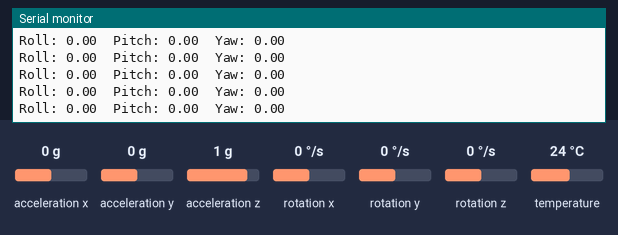
Bench run of a program on a simulated Raspberry Pi Pico. Shown: the last lines printed to the serial monitor. Inputs (shaded band) come from the test bench; at power-on: acceleration x 0 g, acceleration y 0 g, acceleration z 1 g, rotation x 0 °/s, rotation y 0 °/s, rotation z 0 °/s, temperature 24 °C.

Above: at 1.3 s.
1.4 s: acceleration x set to -1.4 g
At 2.5 s:
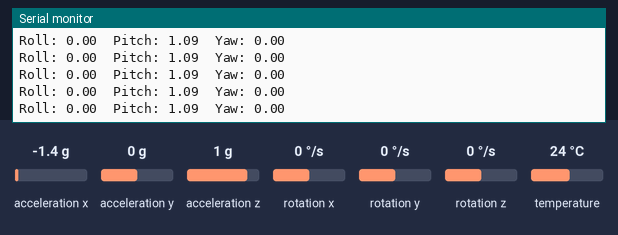
2.9 s: acceleration y set to -1.4 g
At 3.8 s:
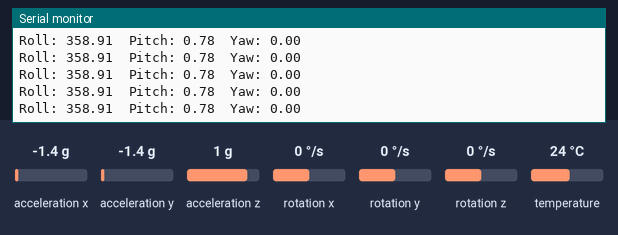
4.4 s: acceleration z set to -1.4 g
At 5.5 s:
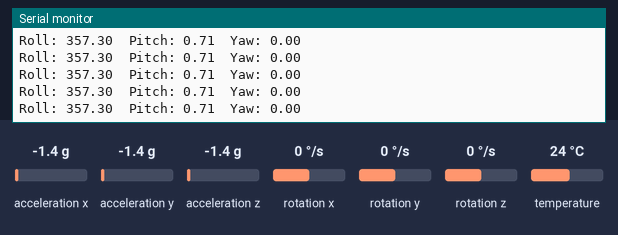
5.9 s: rotation x set to -192 °/s
At 6.7 s:
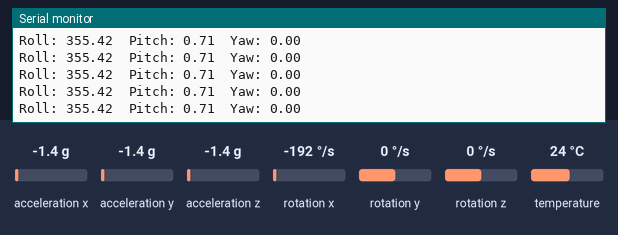
7.4 s: rotation y set to -192 °/s
At 7.9 s:
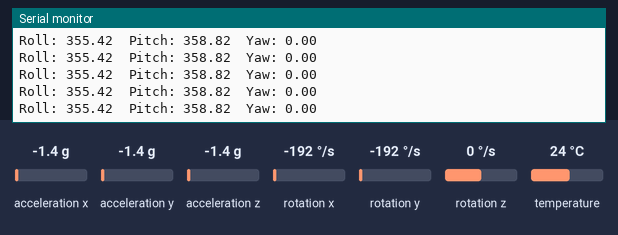
Timing chart, 0 to 9.9 s (numbered marks = the images above; inputs shaded):
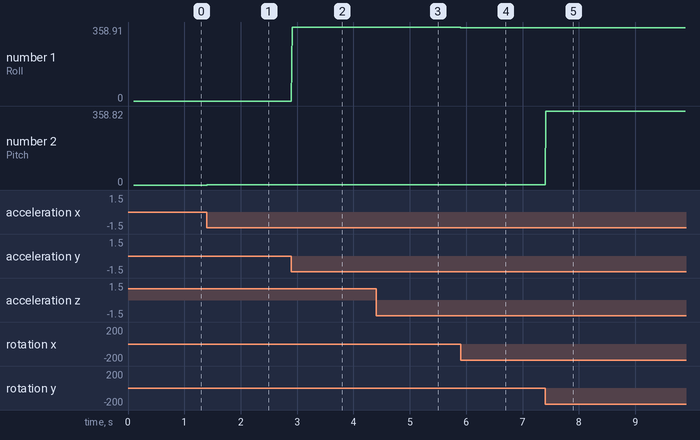

The program:

main.cpp
```cpp
//MPU6050 and Raspberry Pi Pico on Arduino
// Basic demo for accelerometer readings from Adafruit MPU6050
#include <cmath>
#include <Adafruit_MPU6050.h>
#include <Adafruit_Sensor.h>
struct Orientation {
    float roll, pitch, yaw;  // Angles in radians
};
class ComplementaryFilter {
public:
    ComplementaryFilter(float alpha) : alpha(alpha), dt(0.01) {} // You may need to adjust dt based on your sampling rate

    void update(sensors_event_t& acData , sensors_event_t &gyrdata ) {
        float accelRoll = atan2(acData.acceleration.y, acData.acceleration.z);
        float accelPitch = atan2(-acData.acceleration.x, sqrt(acData.acceleration.y * acData.acceleration.y + acData.acceleration.z * acData.acceleration.z));

        roll = alpha * (gyroRoll + gyrdata.gyro.x * dt) + (1 - alpha) * accelRoll;
        pitch = alpha * (gyroPitch + gyrdata.gyro.y * dt) + (1 - alpha) * accelPitch;
        yaw = gyroYaw + gyrdata.gyro.z * dt;  // Yaw is directly obtained from gyroscope

        // Normalize angles to the range [0, 2π]
        roll = fmod(roll + 2 * M_PI, 2 * M_PI)* (180.0 / M_PI);
        pitch = fmod(pitch + 2 * M_PI, 2 * M_PI)* (180.0 / M_PI);
        yaw = fmod(yaw + 2 * M_PI, 2 * M_PI)* (180.0 / M_PI);
    }

    Orientation getOrientation() const {
        return {roll, pitch, yaw};
    }

private:
    float alpha;  // Complementary filter coefficient
    float dt;     // Time step

    float gyroRoll = 0.0, gyroPitch = 0.0, gyroYaw = 0.0;  // Integrated gyro values
    float roll = 0.0, pitch = 0.0, yaw = 0.0;  // Current orientation
};

Adafruit_MPU6050 mpu;
TwoWire CustomI2C0(20, 21); //important
void setup(void) {
  Serial.begin(115200);
  while (!Serial) {
    delay(10); // will pause Zero, Leonardo, etc until serial console opens
  }

  // Try to initialize! 0x68 addrs, custom i2c, sensor_id let it be 0(zero)
  if (!mpu.begin(0x68,&CustomI2C0,0)) {
    Serial.println("Failed to find MPU6050 chip");
    while (1) {
      delay(10);
    }
  }

  mpu.setAccelerometerRange(MPU6050_RANGE_16_G);
  mpu.setGyroRange(MPU6050_RANGE_250_DEG);
  mpu.setFilterBandwidth(MPU6050_BAND_21_HZ);
  Serial.println("");
  delay(100);
}

void loop() {

  /* Get new sensor events with the readings */
  sensors_event_t a, g, temp;
  mpu.getEvent(&a, &g, &temp);

//   /* Print out the values */
//   Serial.print("AccelX:");
//   Serial.print(a.acceleration.x);
//   Serial.print(",");
//   Serial.print("AccelY:");
//   Serial.print(a.acceleration.y);
//   Serial.print(",");
//   Serial.print("AccelZ:");
//   Serial.print(a.acceleration.z);
//  Serial.print(", ");
//  Serial.print("GyroX:");
//  Serial.print(g.gyro.x);
//  Serial.print(",");
//  Serial.print("GyroY:");
//  Serial.print(g.gyro.y);
//  Serial.print(",");
//  Serial.print("GyroZ:");
//  Serial.print(g.gyro.z);
//   Serial.println("");
ComplementaryFilter filter(0.98);
filter.update(a,g);
Orientation orientation = filter.getOrientation();
String str = "Roll: " + String(orientation.roll, 2) + "\tPitch: " + String(orientation.pitch, 2) + "\tYaw: " + String(orientation.yaw, 2);
Serial.println(str);
  delay(10);
}
```

Measured:
- after the input at 1.4 s, the serial monitor: prints a new line at once (image 1)
- after the input at 2.9 s, the serial monitor: prints a new line at once (image 2)
- after the input at 4.4 s, the serial monitor: prints a new line at once (image 3)
- after the input at 5.9 s, the serial monitor: prints a new line at once (image 4)
- after the input at 7.4 s, the serial monitor: prints a new line at once (image 5)
- plotted number 1: 0 → 358.91 after the input at 2.9 s, 358.91 → 357.3 after the input at 4.4 s, 357.3 → 355.42 after the input at 5.9 s
- plotted number 2: 0 → 1.09 after the input at 1.4 s, 1.09 → 0.78 after the input at 2.9 s, 0.78 → 0.71 after the input at 4.4 s, 0.71 → 358.82 after the input at 7.4 s
